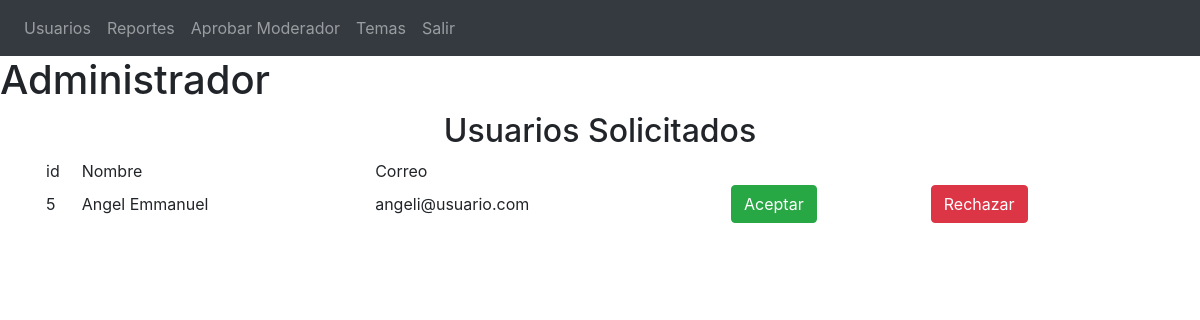
/aprobarModerador.php, run on the app's committed database.
### tables this page shows
CREATE TABLE `usuario` (
  `id_usuario` int(11) NOT NULL,
  `nombre` varchar(45) NOT NULL,
  `correo` varchar(50) NOT NULL,
  `password` varchar(45) NOT NULL,
  `activo` int(11) NOT NULL,
  `dias` int(11) NOT NULL,
  `id_rol` int(11) NOT NULL
);

### aprobarModerador.php (the view, shortened to what this page needs)
<?php
    require_once('conexion.php');
    $query = $conn->prepare("SELECT * FROM usuario WHERE id_rol = 4 ");
    $query->execute();
?>
<!DOCTYPE html>
<html lang="es">
    <head>
        <link rel="stylesheet" type="text/css" href="#">
        <link rel="stylesheet" href="https://maxcdn.bootstrapcdn.com/bootstrap/4.0.0/css/bootstrap.min.css">
        <link rel="stylesheet" href="https://stackpath.bootstrapcdn.com/bootstrap/4.4.1/css/bootstrap.min.css">
        <link rel="stylesheet" href="https://use.fontawesome.com/releases/v5.0.13/css/all.css">
    </head>
    <body>
    <nav class="navbar navbar-expand-sm bg-dark navbar-dark">
    <ul class="navbar-nav">
      <li class="nav-item ">
        <a class="nav-link" href="admin.php">Usuarios</a>
      </li>
      <li class="nav-item">
        <a class="nav-link" href="admin.php">Reportes</a>
      </li>
      <li class="nav-item">
        <a class="nav-link" href="aprobarModerador.php">Aprobar Moderador</a>
      </li>
      <li class="nav-item">
        <a class="nav-link" href="temas.php">Temas</a>
      </li>
      <li class="nav-item">
        <a class="nav-link" href="cerrarsesion.php">Salir</a>
      </li>
  </ul>
</nav>
<h1>Administrador</h1>
<div class="container">
    <h2 style="text-align:center">Usuarios Solicitados</h2>
<div class="container">
   <div class="row">
        <table style="width: 100%;">
            <thead>
                <tr>
                    <td>id</td>
                    <td>Nombre</td>
                    <td>Correo</td>
                </tr>
                <?php
                while($res = $query->fetch()) {
                    echo "<tr>";
                    echo "<td>".$res['id_usuario']."</td>";
                    echo "<td>".$res['nombre']."</td>";
                    echo "<td>".$res['correo']."</td>";
                    echo "<td><a href='aceptar.php?id=$res[id_usuario]'><button type='button' class='btn btn-success'>Aceptar</button></a></td>";
                    echo "<td><a href='rechazar.php?id_usuar=$res[id_usuario]'> <button type='button' class='btn btn-danger'>Rechazar</button></a></td>";
                    echo "</tr>";
                }
            ?>
            </thead>
            </table>
        </div>
    </div>
    </body>
</html>

### data on the page
usuario: id_usuario "5", nombre "Angel Emmanuel", correo "angeli@usuario.com"
